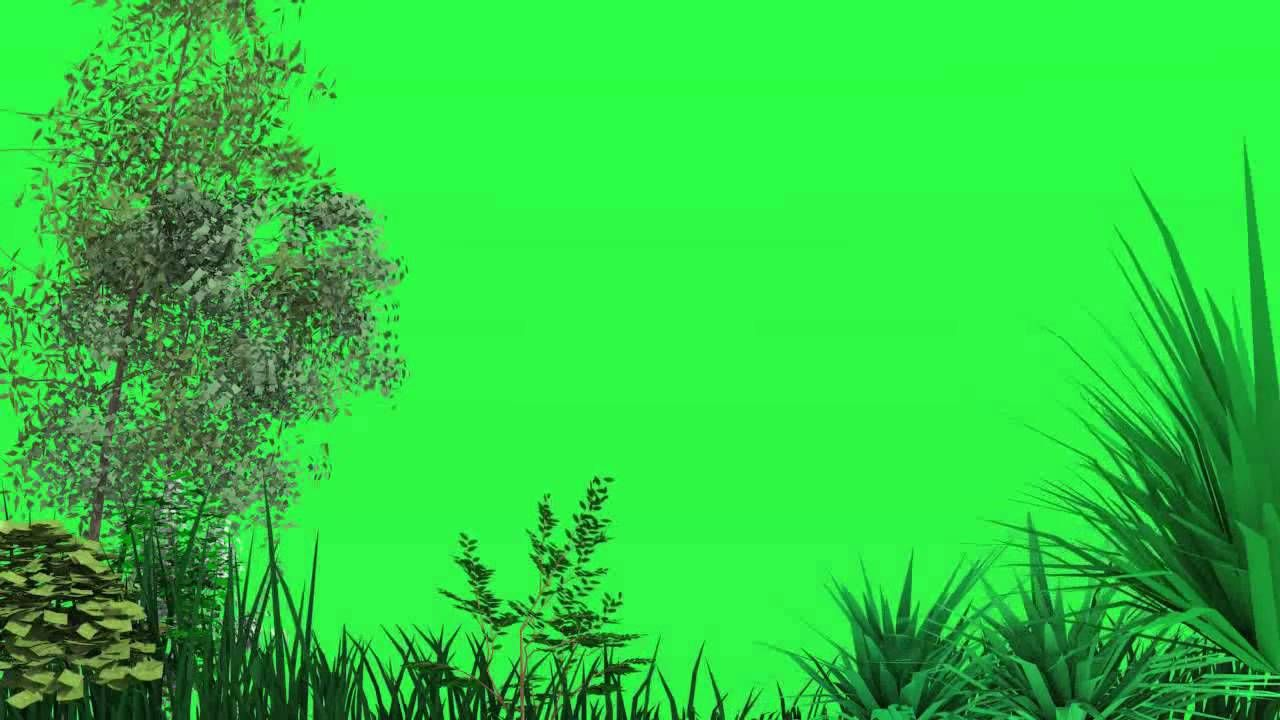
#> input picture trees.jpg, 1280 x 720 px, found by its file name
$ jupyter execute Untitled-1.ipynb
#> lines starting #> are read from the running program, lines starting #| are printed output that depends on the picture
IMPORT LIBRARIES

[cell 1]
import cv2
import numpy as np

OVERLAP ONE IMAGE OVER ANOTHER

[cell 2]
imag1 = cv2.imread("C:\\Users\\Nishita Bajaj\\OneDrive\\Desktop\\IMAGE VISIBILITY\\trees.jpg")
#> imag1 is the input picture: shape (720, 1280, 3); mean B, G, R 64.7, 205.1, 47.8
imag2 = cv2.imread("C:\\Users\\Nishita Bajaj\\OneDrive\\Desktop\\IMAGE VISIBILITY\\greenimage.jpg")
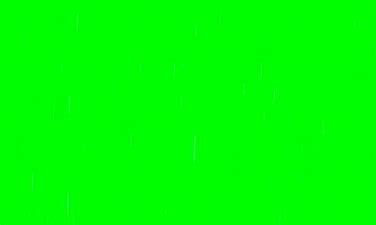
#> input picture greenimage.jpg, 376 x 225 px, found by its file name
#> imag2 is the input picture: shape (225, 376, 3); mean B, G, R 1.4, 253.3, 0.2

imag1 = cv2.resize(imag1, (650,500))
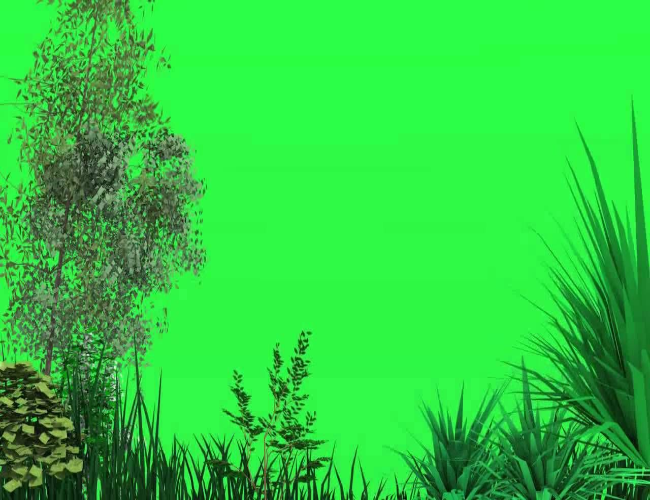
#> imag1: shape (500, 650, 3); mean B, G, R 64.6, 205, 47.7
imag2 = cv2.resize(imag2, (650,500))
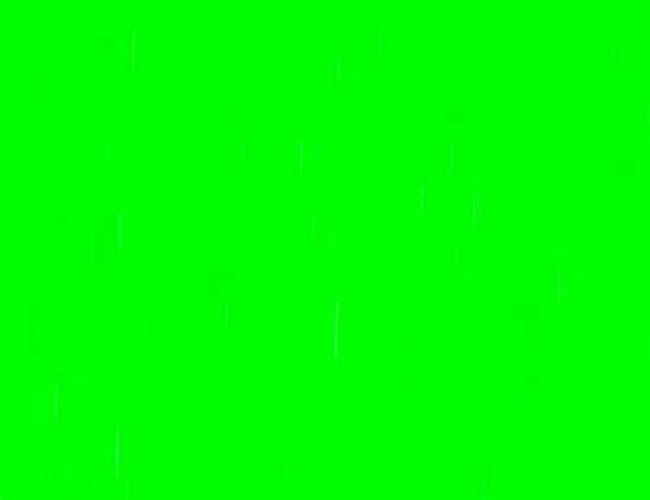
#> imag2: shape (500, 650, 3); mean B, G, R 1.4, 253.2, 0.2

hsv = cv2.cvtColor(imag1, cv2.COLOR_BGR2HSV)
#> hsv: shape (500, 650, 3); mean H, S, V 62.2, 192.7, 205
l_g = np.array([35,40,65])
u_g = np.array([120,255,0])

mask = cv2.inRange(hsv,l_g,u_g)
#> mask: shape (500, 650); every value is 0
final_val = cv2.bitwise_and(imag2,imag2, mask = mask)
#> final_val: shape (500, 650, 3); every value is 0
resultant = imag2 - final_val

cv2.imshow("Image",imag1)
cv2.imshow("Result", resultant)

cv2.waitKey(0)
cv2.destroyAllWindows()
